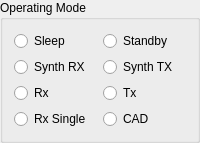
     <widget class="QGroupBox" name="opModeGroupBox">
      <property name="sizePolicy">
       <sizepolicy hsizetype="Minimum" vsizetype="Preferred">
        <horstretch>0</horstretch>
        <verstretch>0</verstretch>
       </sizepolicy>
      </property>
      <property name="title">
       <string>Operating Mode</string>
      </property>
      <layout class="QGridLayout" name="gridLayout">
       <item row="3" column="0">
        <widget class="QRadioButton" name="radioButtonFSRX">
         <property name="sizePolicy">
          <sizepolicy hsizetype="Minimum" vsizetype="Fixed">
           <horstretch>0</horstretch>
           <verstretch>0</verstretch>
          </sizepolicy>
         </property>
         <property name="text">
          <string>Synth RX</string>
         </property>
         <attribute name="buttonGroup">
          <string notr="true">buttonGroupOpMode</string>
         </attribute>
        </widget>
       </item>
       <item row="1" column="1">
        <widget class="QRadioButton" name="radioButtonStandby">
         <property name="sizePolicy">
          <sizepolicy hsizetype="Minimum" vsizetype="Fixed">
           <horstretch>0</horstretch>
           <verstretch>0</verstretch>
          </sizepolicy>
         </property>
         <property name="text">
          <string>Standby</string>
         </property>
         <attribute name="buttonGroup">
          <string notr="true">buttonGroupOpMode</string>
         </attribute>
        </widget>
       </item>
       <item row="1" column="0">
        <widget class="QRadioButton" name="radioButtonSleep">
         <property name="sizePolicy">
          <sizepolicy hsizetype="Minimum" vsizetype="Fixed">
           <horstretch>0</horstretch>
           <verstretch>0</verstretch>
          </sizepolicy>
         </property>
         <property name="text">
          <string>Sleep</string>
         </property>
         <attribute name="buttonGroup">
          <string notr="true">buttonGroupOpMode</string>
         </attribute>
        </widget>
       </item>
       <item row="3" column="1">
        <widget class="QRadioButton" name="radioButtonFSTX">
         <property name="sizePolicy">
          <sizepolicy hsizetype="Minimum" vsizetype="Fixed">
           <horstretch>0</horstretch>
           <verstretch>0</verstretch>
          </sizepolicy>
         </property>
         <property name="text">
          <string>Synth TX</string>
         </property>
         <attribute name="buttonGroup">
          <string notr="true">buttonGroupOpMode</string>
         </attribute>
        </widget>
       </item>
       <item row="4" column="0">
        <widget class="QRadioButton" name="radioButtonRX">
         <property name="sizePolicy">
          <sizepolicy hsizetype="Minimum" vsizetype="Fixed">
           <horstretch>0</horstretch>
           <verstretch>0</verstretch>
          </sizepolicy>
         </property>
         <property name="text">
          <string>Rx</string>
         </property>
         <attribute name="buttonGroup">
          <string notr="true">buttonGroupOpMode</string>
         </attribute>
        </widget>
       </item>
       <item row="4" column="1">
        <widget class="QRadioButton" name="radioButtonTX">
         <property name="sizePolicy">
          <sizepolicy hsizetype="Minimum" vsizetype="Fixed">
           <horstretch>0</horstretch>
           <verstretch>0</verstretch>
          </sizepolicy>
         </property>
         <property name="text">
          <string>Tx</string>
         </property>
         <attribute name="buttonGroup">
          <string notr="true">buttonGroupOpMode</string>
         </attribute>
        </widget>
       </item>
       <item row="5" column="0">
        <widget class="QRadioButton" name="radioButtonRxSingle">
         <property name="text">
          <string>Rx Single</string>
         </property>
        </widget>
       </item>
       <item row="5" column="1">
        <widget class="QRadioButton" name="radioButtonCAD">
         <property name="text">
          <string>CAD</string>
         </property>
        </widget>
       </item>
      </layout>
     </widget>
